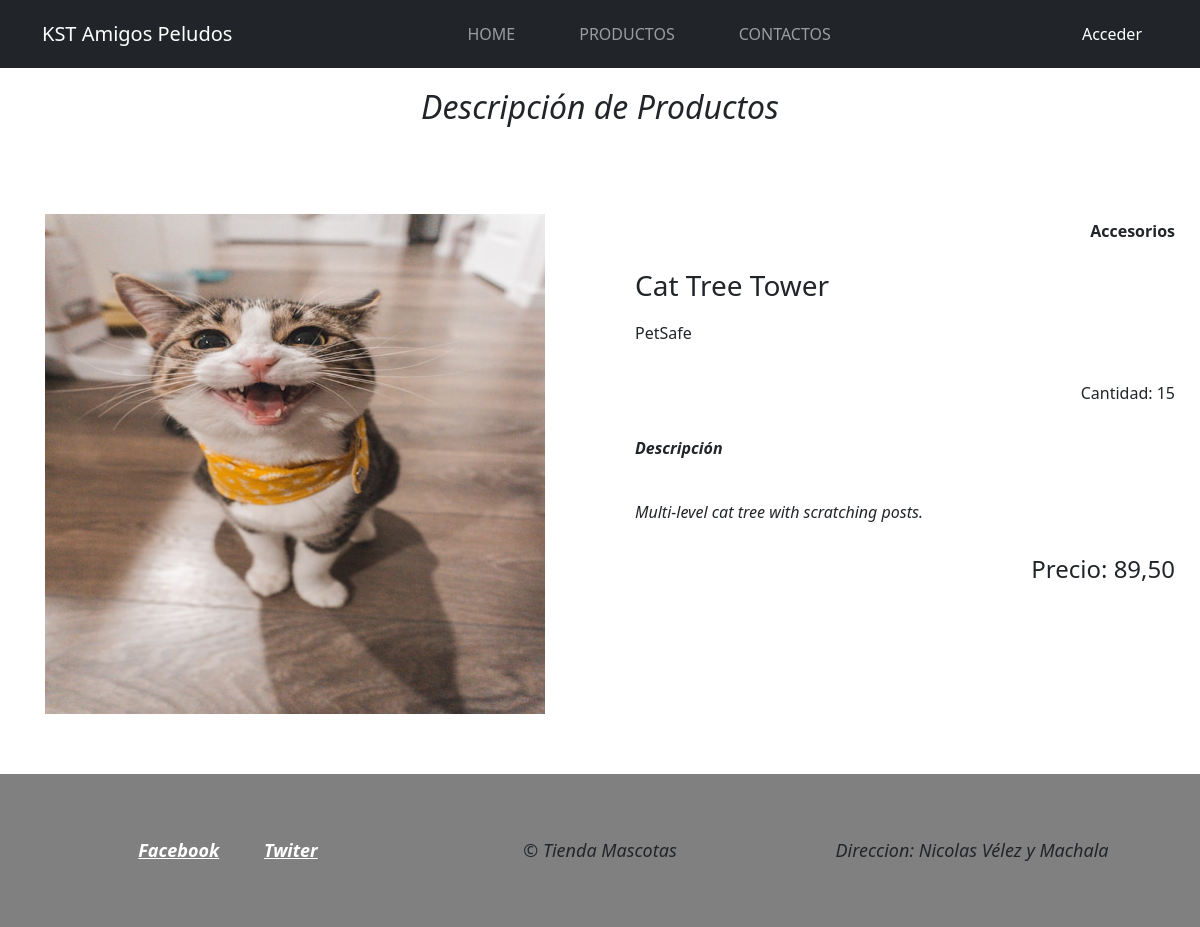
/Producto/2, run on the app's committed database.
### TiendaMascotaApp/models.py (models this page shows)
class Producto(models.Model):
    nombreProd = models.CharField(max_length=50,null=True)
    marca=models.CharField(max_length=20,null=False,default="N/A")
    categoria = models.CharField(max_length=20,null=False)
    descripcion = models.CharField(max_length=100,default="N/A")
    cantidad = models.IntegerField(default=0)
    precio = models.DecimalField(max_digits=8, decimal_places=2, default=0.00, null=True, blank=True)
    foto= models.ImageField(upload_to="fotos", default="fotos/default.png")

### TiendaMascotaApp/views.py (the view)
# urls.py: path('Producto/<int:producto_id>',views.DescProd, name='DescProd'),
def DescProd(request, producto_id):
    producto = get_object_or_404(Producto, id=producto_id)
    rol, correo = var(request)
    return render(request, "DescProd.html", {'producto':producto,'user_role': rol, 'user_correo': correo} )

### TiendaMascotaApp/views.py (called while the page is built)
def var(request):
    rol = request.session.get('usuario_rol', None)
    correo = request.session.get('usuario_correo', None)
    return rol,correo

### TiendaMascotaApp/template/DescProd.html
{% extends "HeadFoot.html" %}
{% load static %}
{% block content %}
<section>
    <div id="tour" class="bg-1">
        <div class="titulo"> <h2>Descripción de Productos</h2> </div>
            <div class="contDesc">
                <div class="imgProd"><img  src=" {{ producto.foto.url }} " alt="Producto" >
                </div>
                <div class="contProd">
                    <div class="catpr"><p>{{ producto.categoria }}</p></div>
                    <div class="titProd"><h3>{{ producto.nombreProd }}</h3></div>
                    <div class="marcapr">
                        <p>{{ producto.marca }} </p>
                    </div>
                    <div class="cantProd">
                        <p>Cantidad: <span>{{ producto.cantidad }} </span></p>
                    </div>
                    <div class="Descrip">
                        <strong><p>Descripción </p></strong>
                        <br>
                        <p> {{ producto.descripcion }} </p>
                    </div>
                    <div class="preciopr">
                        <h4>Precio: {{ producto.precio }} </h4>
                    </div>
                </div>
            </div>
    </div>
</section>
{% endblock %}

### TiendaMascotaApp/static/css/DescProd.css (style rules this page uses)
.contDesc { display: flex; margin: 30px 0px 30px; }
.imgProd { padding: 30px 45px 30px 45px; flex: 1; margin-right: 20px; }
.imgProd img { width: 500px; height: 500px; }
.contProd { flex: 2; padding: 35px 25px 25px 25px; text-align: center; }
.titProd { padding: 5px 0px 10px 0px; text-align: justify; font-weight: bold; }
.marcapr { padding: 0px 0px 15px 0px; text-align: left; }
.cantProd { padding: 5px 0px 10px 0px; text-align: right; }
.Descrip { padding: 5px 0px 10px 0px; text-align: justify; }
.preciopr { padding: 5px 0px 10px 0px; text-align: right; }
.catpr { padding: 0px 0px 5px 0px; text-align: right; font-weight: bold; }
.titulo { display: flex; justify-content: center; align-items: center; padding: 20px 0px 20px 0px; font-style: italic; }
.titulo h2 { font-style: italic; }
.Descrip p { font-style: italic; }

### data on the page
Producto: foto (picture), categoria "Accesorios", nombreProd "Cat Tree Tower", marca "PetSafe", cantidad "15", descripcion "Multi-level cat tree with scratching posts.", precio "89,50"
